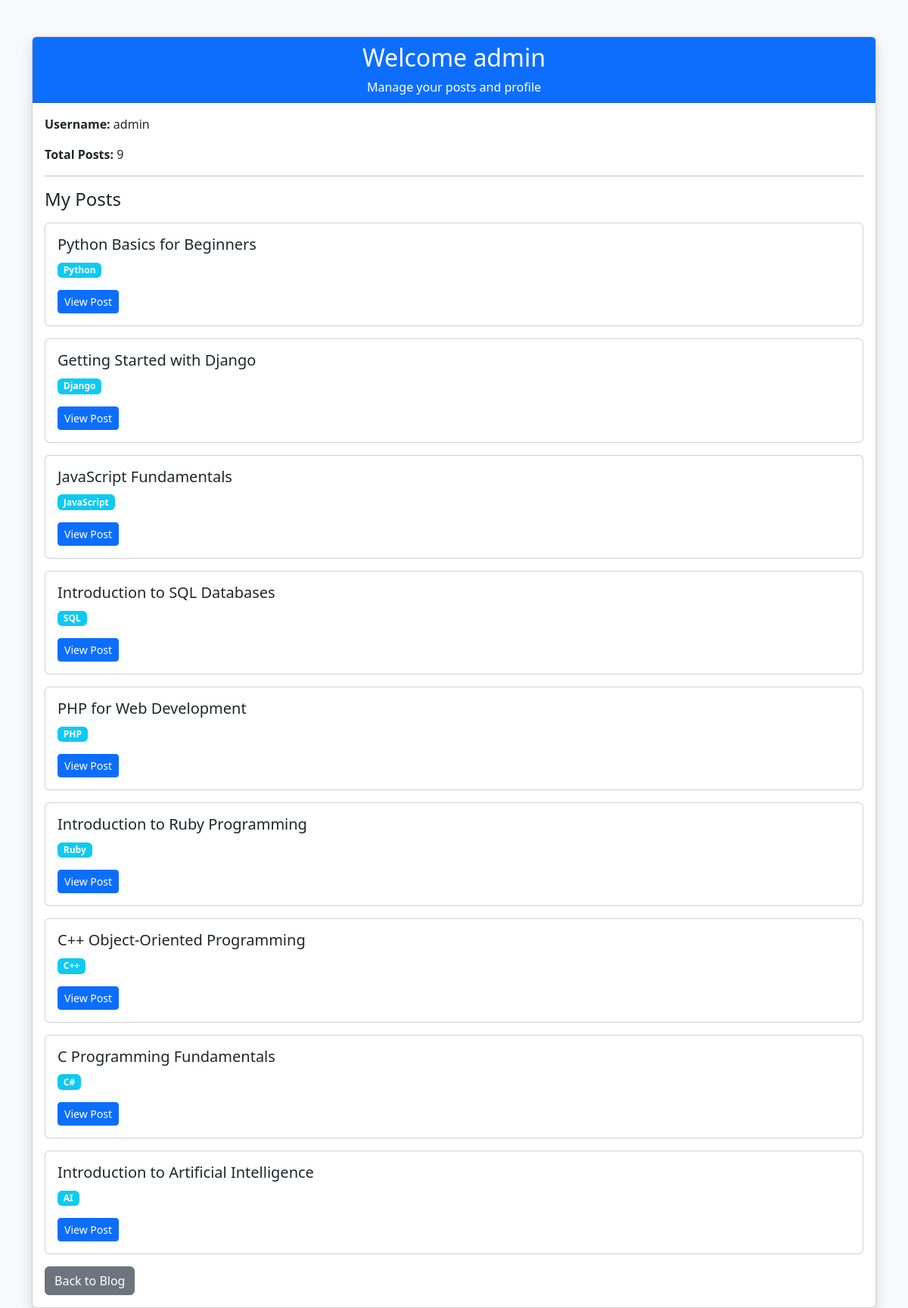
The page /blog/profile/ (signed in) on the database its author committed.
### blog/models.py (models this page shows, shortened)
class Post(models.Model):
    CATEGORY_CHOICES = [
        ('Python', 'Python'),
        ('Django', 'Django'),
        ('AI', 'AI'),
        ('Java', 'Java'),
        ('JavaScript', 'JavaScript'),
        ('C++', 'C++'),
        ('C#', 'C#'),
        ('PHP', 'PHP'),
        ('Ruby', 'Ruby'),
        ('Go', 'Go'),
        ('Swift', 'Swift'),
        ('Kotlin', 'Kotlin'),
        ('Rust', 'Rust'),
        ('TypeScript', 'TypeScript'),
        ('SQL', 'SQL'),
        ('HTML/CSS', 'HTML/CSS'),
        ('Other', 'Other'),
    ]
    title = models.CharField(max_length=100)
    category = models.CharField(
        max_length=20,
        choices=CATEGORY_CHOICES,
        default='Python'
    )
    content = models.TextField()
    image = models.ImageField(
        upload_to='posts/',
        blank=True,
        null=True
    )
    author = models.ForeignKey(
        User,
        on_delete=models.CASCADE
    )
    created_at = models.DateTimeField(
        auto_now_add=True
    )

### blog/views.py (the view)
# urls.py: path('profile/', views.profile, name='profile'),
@login_required
def profile(request):
    posts = Post.objects.filter(
        author=request.user
    )
    context = {
        'posts': posts
    }
    return render(
        request,
        'blog/profile.html',
        context
    )

### templates/blog/profile.html (shortened to what this page needs)
{% load static %}
<!DOCTYPE html>
<html lang="en">
<head>
<link href="https://cdn.jsdelivr.net/npm/bootstrap@5.3.3/dist/css/bootstrap.min.css" rel="stylesheet">
</head>
<body class="bg-light">
<div class="container mt-5">
<div class="card shadow">
   <div class="card-header bg-primary text-white text-center">
    <h2>
        Welcome {{ user.username }}
    </h2>
    <p class="mb-0">
        Manage your posts and profile
    </p>
</div>
    <div class="card-body">
        <div class="mb-3">
            <strong>Username:</strong>
            {{ user.username }}
        </div>
        <div class="mb-3">
            <strong>Total Posts:</strong>
            {{ posts.count }}
        </div>
        <hr>
        <h4 class="mb-3">My Posts</h4>
        {% for post in posts %}
            <div class="card mb-3">
                <div class="card-body">
                    <h5 class="card-title">
                        {{ post.title }}
                    </h5>
                    <p class="badge bg-info">
                        {{ post.category }}
                    </p>
                    <br>
                    <a href="{% url 'blog:post_detail' post.pk %}"
                       class="btn btn-primary btn-sm">
                        View Post
                    </a>
                </div>
            </div>
        {% empty %}
            <div class="alert alert-warning">
                No posts yet.
            </div>
        {% endfor %}
        <a href="{% url 'blog:blogpage' %}"
           class="btn btn-secondary">
            Back to Blog
        </a>
    </div>
</div>
</div>
</body>
</html>

### rows shown on the page
Post: title "Python Basics for Beginners", category "Python"
Post: title "Getting Started with Django", category "Django"
Post: title "JavaScript Fundamentals", category "JavaScript"
Post: title "Introduction to SQL Databases", category "SQL"
Post: title "PHP for Web Development", category "PHP"
Post: title "Introduction to Ruby Programming", category "Ruby"
Post: title "C++ Object-Oriented Programming", category "C++"
Post: title "C Programming Fundamentals", category "C#"
Post: title "Introduction to Artificial Intelligence", category "AI"

### other values the page prints
{{ user.username }} "admin"
{{ posts.count }} "9"
